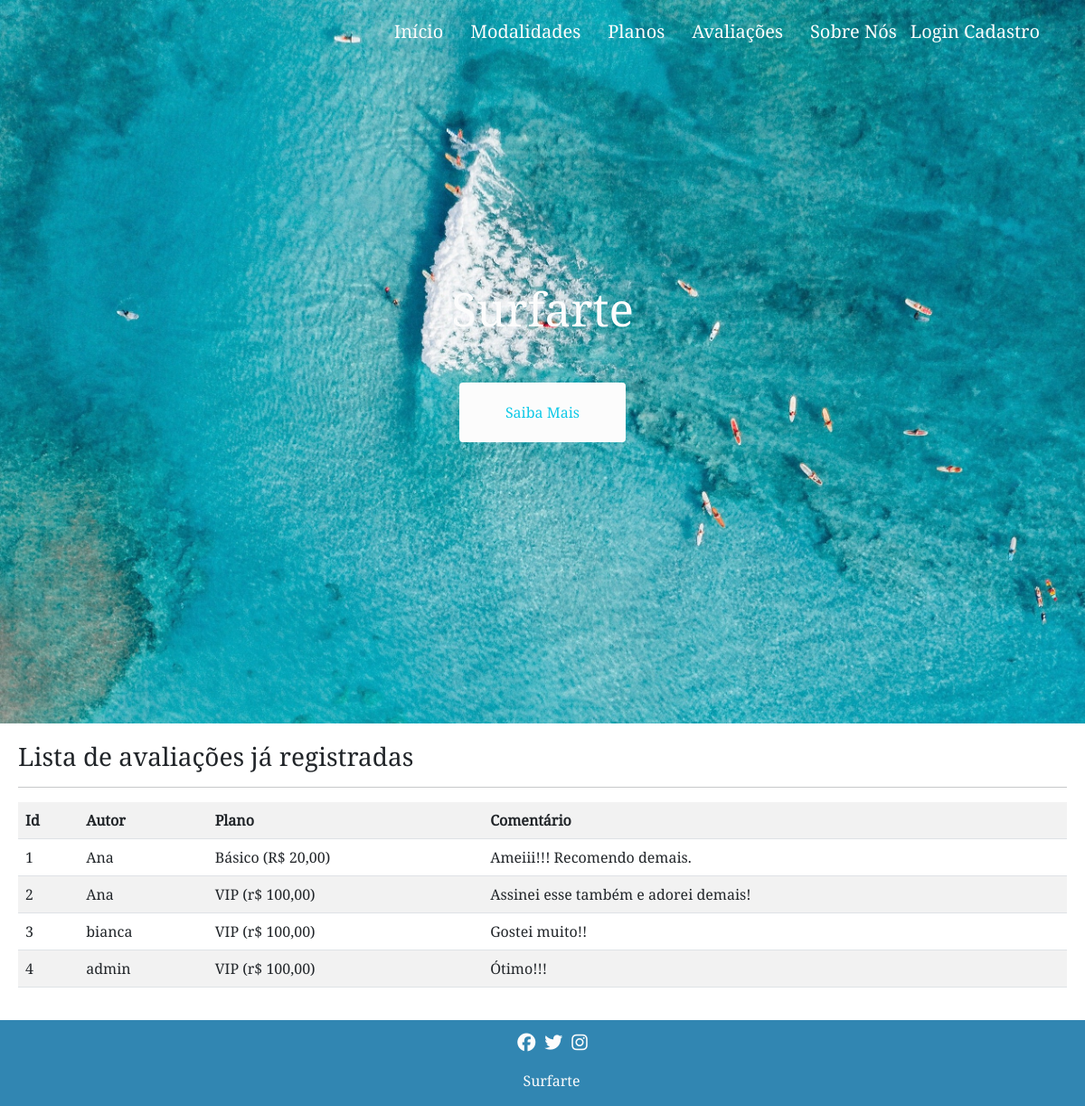
Page /exibir/avaliacao/ on the earlier database version.
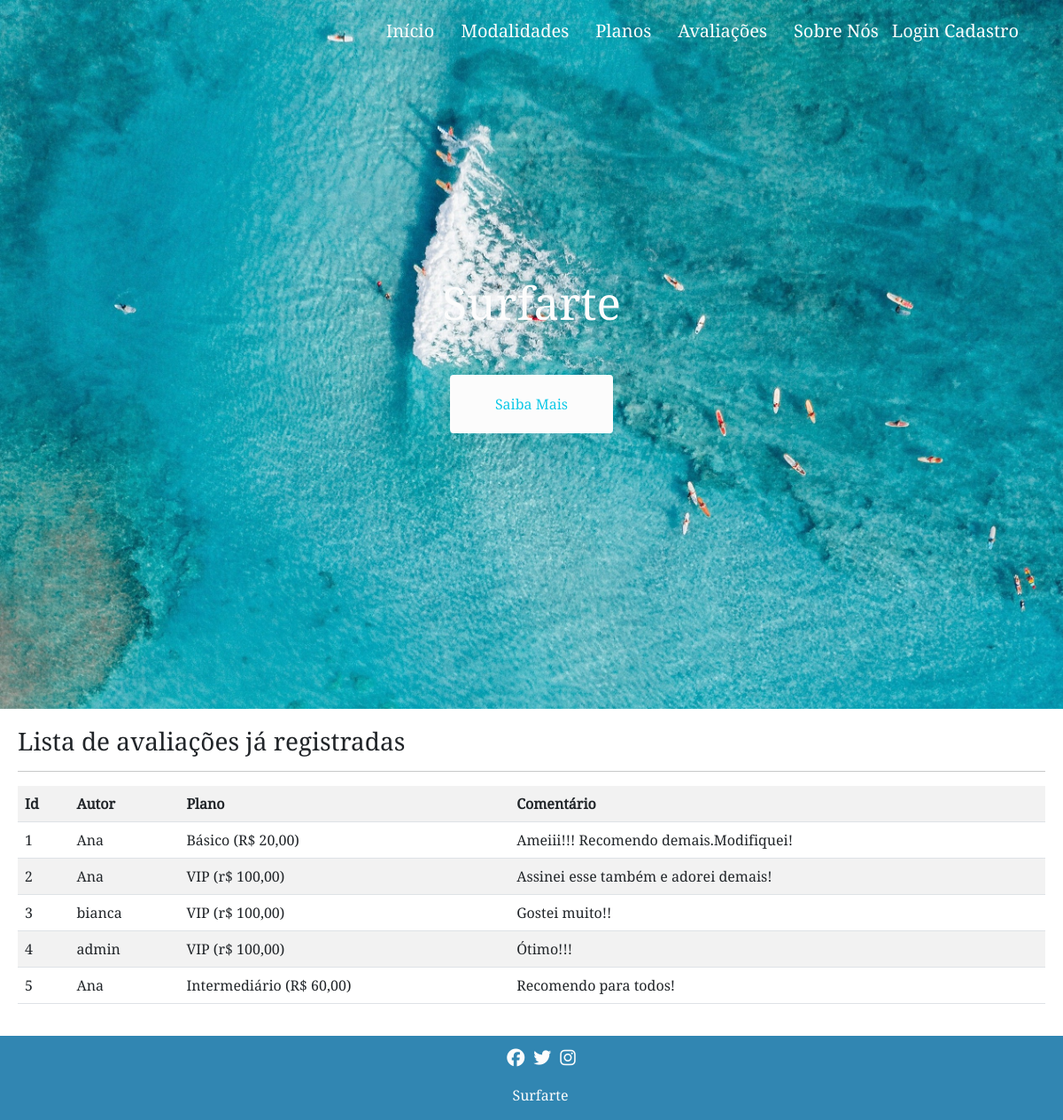
Same page on the later database version.
### cadastros/models.py (models this page shows, shortened)
class Avaliacao(models.Model):
    autor = models.ForeignKey(User, on_delete=models.PROTECT, null=True)
    plano = models.ForeignKey(Plano, on_delete=models.PROTECT)
    comentario = models.TextField(verbose_name='Comentário')

class Plano(models.Model):
    MANHA = 'MANHÃ'
    TARDE = 'TARDE'
    NOITE = 'NOITE'
    FLEXIVEL = 'FLEXÍVEL'
    momento = [(MANHA, 'MANHÃ'), (TARDE, 'TARDE'), (NOITE, 'NOITE'), (FLEXIVEL, 'FLEXÍVEL') ]
    nome = models.CharField(max_length=50)
    preco = models.CharField(verbose_name="Preço", max_length=100)
    dias = models.IntegerField(verbose_name="Quantidade de dias na semana")
    horario = models.CharField(
        max_length=10,
        choices=momento,
        verbose_name='Horário'
    )
    detalhes = models.CharField(max_length=100, null=True, blank=True)
    def __str__(self):
        return "{} ({})".format(self.nome, self.preco)

### cadastros/views.py (the view)
# urls.py: path('exibir/avaliacao/', AvaliacaoList.as_view(), name='exibir-avaliacao'),
class AvaliacaoList(ListView):
    model = Avaliacao
    template_name = 'cadastros/listas/avaliacao.html'

### cadastros/templates/cadastros/listas/avaliacao.html (shortened to what this page needs)
{% extends 'modelo.html' %}
{% load static %}
{% block main %}
<link rel="stylesheet" type="text/css" href="{% static 'css/estilo_listas.css' %}">
<main>
    <h3>Lista de avaliações já registradas</h3>
    <hr>
    <div class="table-responsive">
        <table class="table table-striped">
            <tr>
                <th>Id</th>
                <th>Autor</th>
                <th>Plano</th>
                <th>Comentário</th>
            </tr>
            {% for avaliacao in object_list %}
            <tr>
                <td>{{ avaliacao.pk }}</td>
                <td>{{ avaliacao.autor }}</td>
                <td>{{ avaliacao.plano }}</td>
                <td>{{ avaliacao.comentario }}</td>
            </tr>
            {% empty %}
            <tr>
                <td colspan="5">Nenhum campo registrado!</td>
            </tr>
            {% endfor %}
        </table>
    </div>
</main>
{% endblock %}

### paginas/templates/modelo.html (shortened to what this page needs)
{% load static %}
<!DOCTYPE html>
<html lang="pt-br">
	<head>
		<link href="https://cdn.jsdelivr.net/npm/bootstrap@5.1.3/dist/css/bootstrap.min.css" rel="stylesheet">
		<link rel="stylesheet" href="path/to/font-awesome/css/font-awesome.min.css">
		<link rel="stylesheet" type="text/css" href="{% static 'css/estilo.css' %}">
	</head>
	<body>
        {% block cabeçalho %}
		<header>
			<nav>
				<li><a href="{% url 'Página Inicial' %}">Início</a></li>
				<li><a href="{% url 'Modalidades' %}">Modalidades</a></li>
				<li><a href="{% url 'exibir-plano' %}">Planos</a></li>
				<li><a href="{% url 'exibir-avaliacao' %}">Avaliações</a></li>
				<li><a href="{% url 'exibir-professor' %}">Sobre Nós</a></li>
				{% if request.user.is_authenticated %}
				<li>
					<div class="dropdown">
						<button class="btn btn-secondary dropdown-toggle" type="button" id="dropdownMenuButton1" data-bs-toggle="dropdown" aria-expanded="false">
                  			<span>{{ request.user }}</span>
                		</button>
                		<ul class="dropdown-menu" aria-labelledby="dropdownMenuButton1">
                  			<li><a class="dropdown-item" href="#">Meus dados</a></li>
                  			<li><a class="dropdown-item" href="#">Alterar meus dados</a></li>
                  			<li><a class="dropdown-item" href="{% url 'logout' %}">Sair</a></li>
                		</ul>
	                </div>
				</li>
				{% else %}
              	<br>
              	<a href="{% url 'login' %}" style="margin-right: 5px;">Login</a>
				<a href="{% url 'registrar' %}">Cadastro</a>
              	{% endif %}
			</nav>
		</header>
		<section class="texto_principal">
			<h1>Surfarte</h1>
			<a class="btn" href="">Saiba Mais</a>
		</section>
        {% endblock %}
        {% block main %}{% endblock %}
		{% block footer %}
		<footer>
			<ul>
				<li><a href=""><i class="fa fa-facebook-official" aria-hidden="true"></i></a></li>
				<li><a href=""><i class="fa fa-twitter" aria-hidden="true"></i></i></a></li>
				<li><a href=""><i class="fa fa-instagram" aria-hidden="true"></i></i></i></a></li>
			</ul>
			<p>Surfarte</p>
		</footer>
        {%endblock %}
	</body>
</html>

### static/css/estilo.css (style rules this page uses)
* { margin: 0; font-size: 100%; padding: 0; box-sizing: border-box;font-family: 'NotoS'; }
a { text-decoration: none; opacity: 1; color: #FCFCFC; font-size: 20px; }
ul,nav { list-style: none; }
li { text-decoration: none; }
header { width: 100%; position: absolute; left: 0; top: 0; display: flex; justify-content: flex-end; padding: 20px 50px; align-items: center; }
header nav { display: flex; }
header li { margin: 0 15px; }
header li:first-child { margin-left: 0; }
.texto_principal { background-image: url(../img/foto_principal.jpg); background-size: cover; background-repeat: no-repeat;; min-height: 60vh; color: #FCFCFC; min-height: 100vh; display: flex; justify-content: center; align-items: center; flex-direction: column; animation-timing-function: ease-out; }
.texto_principal h1 { font-size: 3.2rem; margin-bottom: 50px; }
.texto_principal .btn { background-color: #FCFCFC; border-radius: 4px; padding: 20px 50px; color: #0FC9E7; }
footer { background-color: #3186B2; display: flex;flex-direction: column; padding: -5px;align-items: center; }
footer ul { display:flex; margin-bottom: 15px; padding-top:10px; }
footer ul li { margin-right: 10px; }
footer ul li:last-child { margin-bottom: 0; }
footer p { color: #FCFCFC; text-align: center; padding-left: 20px; }

### static/css/estilo_listas.css (style rules this page uses)
main { margin: 20px; }

Differences in the rows shown:
changed Avaliacao "Básico (R$ 20,00)": comentario "Ameiii!!! Recomendo demais." → "Ameiii!!! Recomendo demais.Modifiquei!"
added Avaliacao: pk "5", autor "Ana", plano "Intermediário (R$ 60,00)", comentario "Recomendo para todos!"
